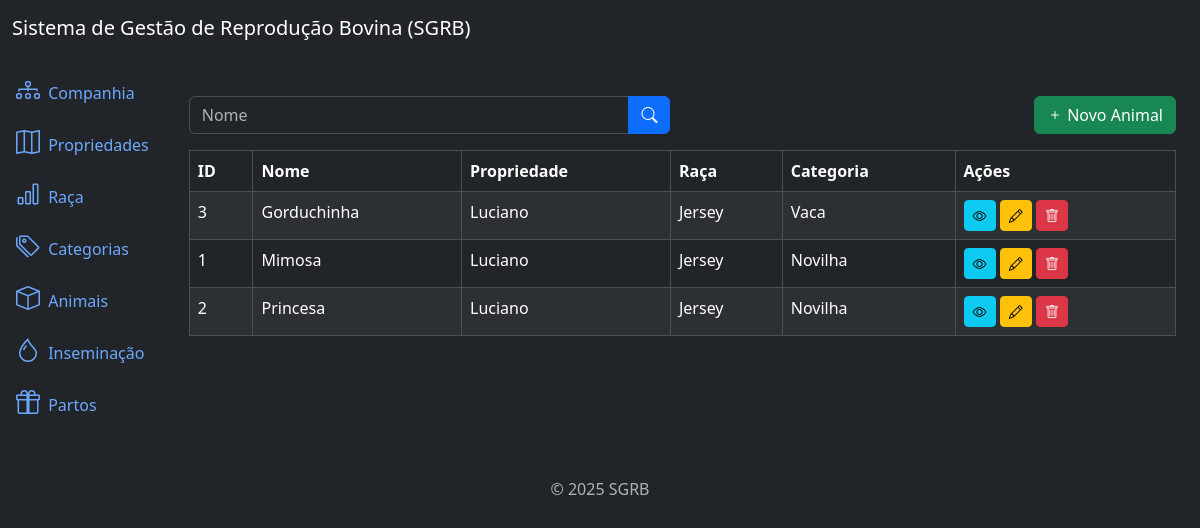
/animals/list/, run on the app's committed database.
### animals/models.py (models this page shows, shortened)
class Animal(models.Model):
    name = models.CharField(max_length=100)
    birth = models.DateField(null=True, blank=True)
    farm = models.ForeignKey(Farm, on_delete=models.PROTECT, related_name='animais')  # noqa
    breed = models.ForeignKey(Breed, on_delete=models.PROTECT, related_name='animais')  # noqa
    category = models.ForeignKey(Category, on_delete=models.PROTECT, related_name='animais') # noqa
    created_at = models.DateTimeField(auto_now_add=True)
    updated_at = models.DateTimeField(auto_now=True)
    class Meta:
        ordering = ['name']

### farms/models.py (models this page shows)
class Farm(models.Model):
    name = models.CharField(max_length=100)
    company = models.ForeignKey(Company, on_delete=models.CASCADE, related_name="farms")  # noqa
    created_at = models.DateTimeField(auto_now_add=True)
    updated_at = models.DateTimeField(auto_now=True)
    def __str__(self):
        return self.name

### breeds/models.py (models this page shows)
class Breed(models.Model):
    name = models.CharField(max_length=100)
    created_at = models.DateTimeField(auto_now_add=True)
    updated_at = models.DateTimeField(auto_now=True)
    class Meta:
        ordering = ['name']
    def __str__(self):
        return self.name

### categories/models.py (models this page shows)
class Category(models.Model):
    name = models.CharField(max_length=100)
    created_at = models.DateTimeField(auto_now_add=True)
    updated_at = models.DateTimeField(auto_now=True)
    class Meta:
        ordering = ['name']
    def __str__(self):
        return self.name

### animals/views.py (the view)
# urls.py: path('animals/list/', views.AnimalListView.as_view(), name='animal_list'),  # noqa
class AnimalListView(ListView):
    model = models.Animal
    template_name = 'animal_list.html'
    context_object_name = 'animals'
    paginate_by = 10
    def get_queryset(self):
        queryset = super().get_queryset()
        name = self.request.GET.get('name')
        if name:
            queryset = queryset.filter(name__icontains=name)
        return queryset

### animals/templates/animal_list.html (shortened to what this page needs)
{% extends 'base.html' %}
{% block content %}
  <div class="row mb-3">
    <div class="col-md-6">
      <form method="get" action="{% url 'animal_list' %}">
        <div class="input-group">
          <input type="text" class="form-control" name="name" placeholder="Nome" value="{{ request.GET.name }}">
          <button type="submit" class="btn btn-primary">
            <i class="bi bi-search"></i>
          </button>
        </div>
      </form>
    </div>
    <div class="col-md-6">
      <a href="{% url 'animal_create' %}" class="btn btn-success float-end">
        <i class="bi bi-plus"></i> Novo Animal
      </a>
    </div>
  </div>
  <div class="table-responsive">
    <table class="table table-striped table-bordered">
      <thead class="thead-dark">
        <tr>
          <th>ID</th>
          <th>Nome</th>
          <th>Propriedade</th>
          <th>Raça</th>
          <th>Categoria</th>
          <th>Ações</th>
        </tr>
      </thead>
      <tbody>
        {% for animal in animals %}
          <tr>
            <td>{{ animal.id }}</td>
            <td>{{ animal.name }}</td>
            <td>{{ animal.farm }}</td>
            <td>{{ animal.breed }}</td>
            <td>{{ animal.category }}</td>
            <td>
              <a href="{% url "animal_detail" animal.id %}" class="btn btn-info btn-sm">
                <i class="bi bi-eye"></i>
              </a>
              <a href="{% url "animal_update" animal.id %}" class="btn btn-warning btn-sm">
                <i class="bi bi-pencil"></i>
              </a>
              <a href="{% url "animal_delete" animal.id %}" class="btn btn-danger btn-sm">
                <i class="bi bi-trash"></i>
              </a>
            </td>
          </tr>
        {% endfor %}
      </tbody>
    </table>
  </div>
{% endblock %}

### data on the page
Animal: id "3", name "Gorduchinha", farm "Luciano", breed "Jersey", category "Vaca"
Animal: id "1", name "Mimosa", farm "Luciano", breed "Jersey", category "Novilha"
Animal: id "2", name "Princesa", farm "Luciano", breed "Jersey", category "Novilha"
